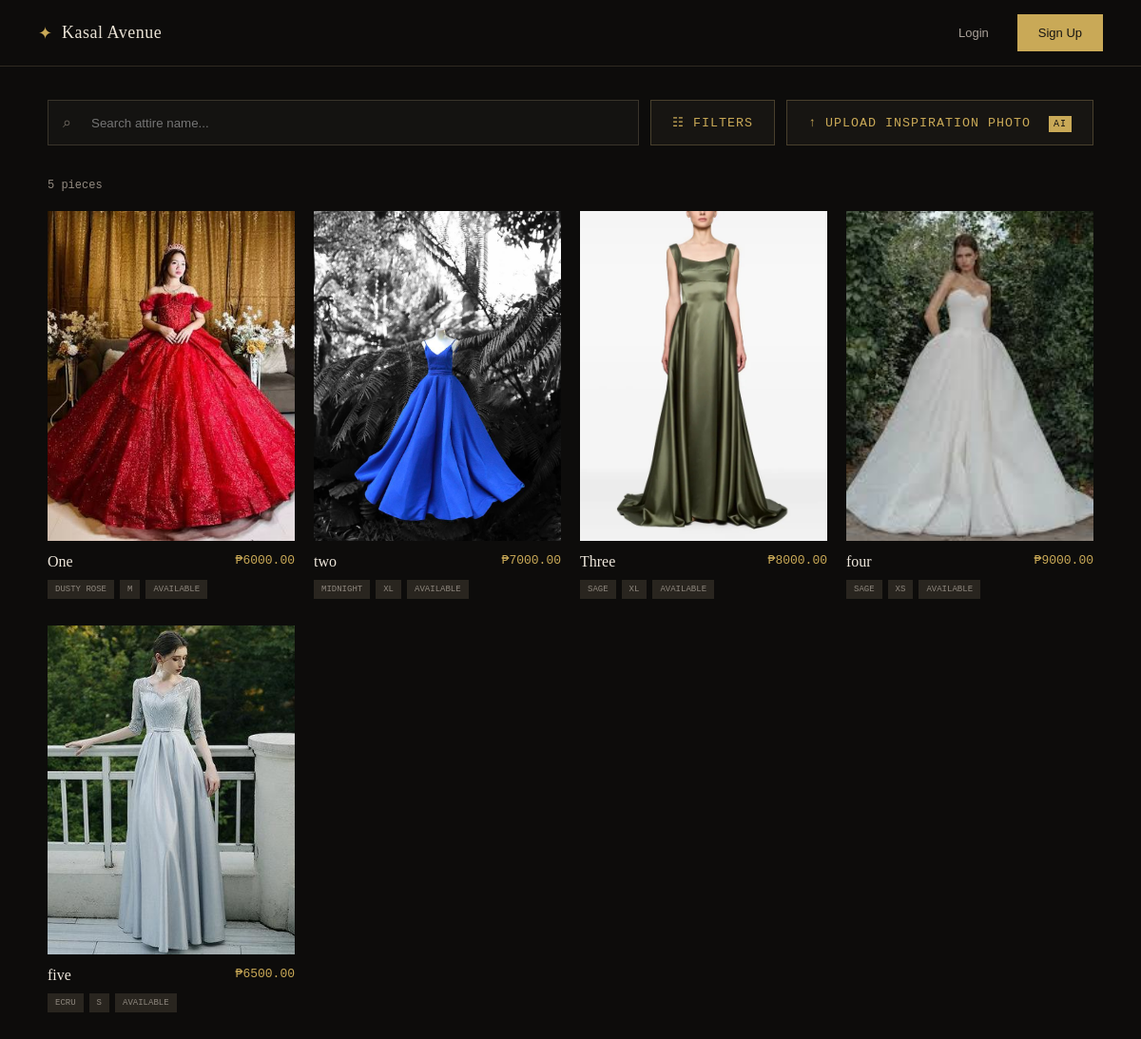
The page / on the database its author committed.
### main_page/models.py (models this page shows, shortened)
class Gown(models.Model):
    COLOR_CHOICES = [
        ('champagne', 'Champagne'),
        ('midnight', 'Midnight'),
        ('blush', 'Blush'),
        ('ivory', 'Ivory'),
        ('sage', 'Sage'),
        ('noir', 'Noir'),
        ('dusty_rose', 'Dusty Rose'),
        ('ecru', 'Ecru'),
    ]
    STYLE_CHOICES = [
        ('ballgown', 'Ballgown'),
        ('column', 'Column'),
        ('a_line', 'A-Line'),
        ('mermaid', 'Mermaid'),
    ]
    SIZE_CHOICES = [
        ('XS', 'XS'),
        ('S', 'S'),
        ('M', 'M'),
        ('L', 'L'),
        ('XL', 'XL'),
    ]
    name = models.CharField(max_length=200)
    price = models.DecimalField(
        max_digits=10,
        decimal_places=2
    )
    color = models.CharField(
        max_length=50,
        choices=COLOR_CHOICES
    )
    style = models.CharField(
        max_length=50,
        choices=STYLE_CHOICES
    )
    size = models.CharField(
        max_length=20,
        choices=SIZE_CHOICES
    )
    image = models.ImageField(
        upload_to='gowns/'
    )
    rating = models.DecimalField(
        max_digits=2,
        decimal_places=1,
        default=5.0
    )
    review_count = models.PositiveIntegerField(
        default=0
    )
    is_reserved = models.BooleanField(
        default=False
    )
    created_at = models.DateTimeField(
        auto_now_add=True
    )

### main_page/views.py (the view)
# urls.py: path('', views.main_page, name='main_page'),
def main_page(request):
    gowns = Gown.objects.all()
    return render(
        request,
        'main_page.html',
        {
            'gowns': gowns,
            'color_choices': Gown.COLOR_CHOICES,
            'style_choices': Gown.STYLE_CHOICES,
            'size_choices': Gown.SIZE_CHOICES,
        }
    )

### main_page/templates/main_page.html (shortened to what this page needs)
{% load static %}
<!DOCTYPE html>
<html lang="en">
<head>
    <link rel="stylesheet"
          href="{% static 'css/main_page.css' %}">
</head>
<body>
    <header class="site-header">
        <div class="logo-area">
            <span class="logo-symbol">✦</span>
            <span class="logo-name">Kasal Avenue</span>
        </div>
        {% if user.is_authenticated %}
            <nav class="logged-in-nav">
                <a href="{% url 'main_page' %}">Browse</a>
                <a href="{% url 'reservations' %}">My Reservations</a>
                <form method="post" action="{% url 'logout' %}" class="logout-form"
                    onsubmit="return confirmLogout();">
                    {% csrf_token %}
                    <button type="submit">Logout</button>
                </form>
                <script>
                function confirmLogout() {
                    return confirm("Are you sure you want to logout?");
                }
                </script>
            </nav>
        {% else %}
            <nav class="logged-out-nav">
                <a href="{% url 'login' %}" class="header-login">Login</a>
                <a href="{% url 'signup' %}"class="signup-button">Sign Up</a>
            </nav>
        {% endif %}
    </header>
    <main class="main-content">
        <section class="catalog-controls">
            <div class="search-wrapper">
                <span class="search-icon">⌕</span>
                <input type="text" id="searchInput" placeholder="Search attire name...">
            </div>
            <button type="button" class="filter-button" id="filterButton"> ☷ FILTERS </button>
            <button type="button" class="upload-button" id="uploadInspirationButton" data-authenticated="{{ user.is_authenticated|yesno:'true,false' }}">
                ↑ UPLOAD INSPIRATION PHOTO
                <span class="ai-label">AI</span>
            </button>
        </section>
        <section class="catalog-section">
            <div class="catalog-heading">
                <span>
                    {{ gowns|length }} pieces
                </span>
            </div>
            <div class="catalog-grid">
                {% for gown in gowns %}
                    <article class="gown-card" data-gown-id="{{ gown.id }}" data-name="{{ gown.name|lower }}" data-color="{{ gown.color }}" data-style="{{ gown.style }}" data-size="{{ gown.size }}">
                        <div class="gown-image-container">
                            <img src="{{ gown.image.url }}" alt="{{ gown.name }}" class="gown-image">
                        </div>
                        <div class="gown-info">
                            <div class="gown-name-row">
                                <h3>
                                    {{ gown.name }}
                                </h3>
                                <span class="gown-price">
                                    ₱{{ gown.price }}
                                </span>
                            </div>
                            <div class="gown-tags">
                                <span class="gown-tag">
                                    {{ gown.get_color_display }}
                                </span>
                                <span class="gown-tag">
                                    {{ gown.size }}
                                </span>
                                {% if gown.is_reserved %}
                                    <span class="gown-tag availability-tag reserved">
                                        <span class="availability-dot"></span>
                                        RESERVED
                                    </span>
                                {% else %}
                                    <span class="gown-tag availability-tag available">
                                        AVAILABLE
                                    </span>
                                {% endif %}
                            </div>
                        </div>
                    </article>
                {% empty %}
                    <p class="empty-message">
                        No gowns available yet.
                    </p>
                {% endfor %}
            </div>
        </section>
    </main>
</body>
</html>

### main_page/static/css/main_page.css (style rules this page uses)
* { box-sizing: border-box; margin: 0; padding: 0; }
body { background: #0d0c0b; color: #e9e2d5; font-family: Georgia, "Times New Roman", serif; }
.site-header { height: 70px; width: 100%; position: sticky; top: 0; z-index: 1000; display: flex; align-items: center; justify-content: space-between; padding: 0 40px; background: #0d0c0b; border-bottom: 1px solid #302b22; }
.logo-area { display: flex; align-items: center; gap: 10px; }
.logo-symbol { color: #c9a957; font-size: 18px; }
.logo-name { font-size: 18px; letter-spacing: 0.5px; }
.logged-in-nav, .logged-out-nav { display: flex; align-items: center; gap: 30px; }
.logged-in-nav a, .logged-out-nav a { color: #aaa29a; text-decoration: none; font-family: Arial, sans-serif; font-size: 13px; }
.signup-button { background: #c9a957 !important; color: #171512 !important; padding: 12px 22px; }
.main-content { padding: 35px 50px 80px; }
.catalog-controls { display: flex; align-items: center; gap: 12px; margin-bottom: 35px; }
.search-wrapper { flex: 1; max-width: 650px; position: relative; }
.search-icon { position: absolute; left: 16px; top: 50%; transform: translateY(-50%); color: #766f66; }
.search-wrapper input { width: 100%; height: 48px; background: #141311; border: 1px solid #39342b; padding: 0 20px 0 45px; color: #e9e2d5; outline: none; }
.filter-button, .upload-button { height: 48px; background: #171512; border: 1px solid #49402d; color: #c9a957; padding: 0 22px; cursor: pointer; font-family: monospace; letter-spacing: 1px; }
.ai-label { background: #c9a957; color: #171512; padding: 3px 5px; margin-left: 10px; font-size: 10px; }
.catalog-heading { margin-bottom: 20px; color: #928a80; font-family: monospace; font-size: 12px; }
.catalog-grid { display: grid; grid-template-columns: repeat(4, minmax(0, 1fr)); gap: 28px 20px; }
.gown-card { min-width: 0; }
.gown-image-container { position: relative; aspect-ratio: 3 / 4; overflow: hidden; background: #171614; }
.gown-image { width: 100%; height: 100%; object-fit: cover; display: block; transition: transform 0.5s ease; }
.gown-info { padding-top: 13px; }
.gown-name-row { display: flex; justify-content: space-between; gap: 10px; }
.gown-name-row h3 { font-size: 16px; font-weight: normal; color: #eee7dc; }
.gown-price { color: #c9a957; font-family: monospace; font-size: 13px; }
.gown-tags { display: flex; gap: 6px; margin-top: 10px; }
.gown-tag { background: #29251f; color: #8e877e; padding: 5px 8px; font-family: monospace; font-size: 9px; text-transform: uppercase; }

### rows shown on the page
Gown: image (picture), name "One", price "6000.00", color "DUSTY ROSE", size "M", is_reserved "AVAILABLE"
Gown: image (picture), name "two", price "7000.00", color "MIDNIGHT", size "XL", is_reserved "AVAILABLE"
Gown: image (picture), name "Three", price "8000.00", color "SAGE", size "XL", is_reserved "AVAILABLE"
Gown: image (picture), name "four", price "9000.00", color "SAGE", size "XS", is_reserved "AVAILABLE"
Gown: image (picture), name "five", price "6500.00", color "ECRU", size "S", is_reserved "AVAILABLE"

### other values the page prints
{{ gowns|length }} "5"
